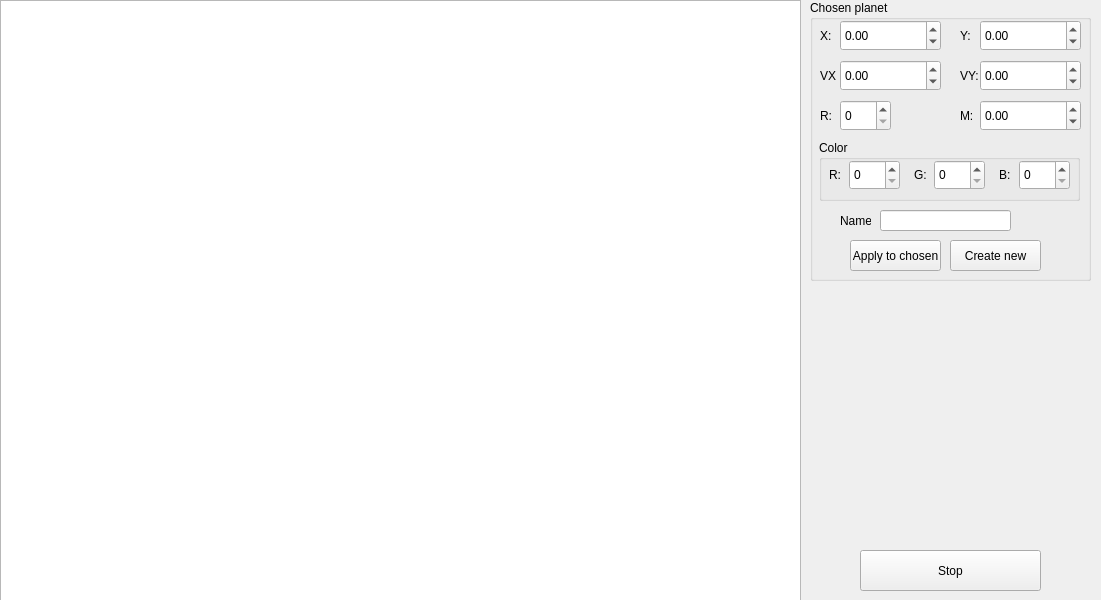
<?xml version="1.0" encoding="UTF-8"?>
<ui version="4.0">
 <class>Widget</class>
 <widget class="QWidget" name="Widget">
  <property name="geometry">
   <rect>
    <x>0</x>
    <y>0</y>
    <width>1101</width>
    <height>600</height>
   </rect>
  </property>
  <property name="windowTitle">
   <string>Kepler</string>
  </property>
  <widget class="QGraphicsView" name="graphicsView">
   <property name="geometry">
    <rect>
     <x>0</x>
     <y>0</y>
     <width>801</width>
     <height>601</height>
    </rect>
   </property>
  </widget>
  <widget class="QPushButton" name="playButton">
   <property name="geometry">
    <rect>
     <x>860</x>
     <y>550</y>
     <width>181</width>
     <height>41</height>
    </rect>
   </property>
   <property name="text">
    <string>Stop</string>
   </property>
  </widget>
  <widget class="QGroupBox" name="currentPlanetGroupBox">
   <property name="geometry">
    <rect>
     <x>810</x>
     <y>0</y>
     <width>281</width>
     <height>281</height>
    </rect>
   </property>
   <property name="title">
    <string>Chosen planet</string>
   </property>
   <widget class="QLabel" name="label">
    <property name="geometry">
     <rect>
      <x>10</x>
      <y>20</y>
      <width>16</width>
      <height>31</height>
     </rect>
    </property>
    <property name="text">
     <string>X:</string>
    </property>
   </widget>
   <widget class="QLabel" name="label_2">
    <property name="geometry">
     <rect>
      <x>150</x>
      <y>20</y>
      <width>21</width>
      <height>31</height>
     </rect>
    </property>
    <property name="text">
     <string>Y:</string>
    </property>
   </widget>
   <widget class="QLabel" name="label_3">
    <property name="geometry">
     <rect>
      <x>150</x>
      <y>60</y>
      <width>21</width>
      <height>31</height>
     </rect>
    </property>
    <property name="text">
     <string>VY:</string>
    </property>
   </widget>
   <widget class="QLabel" name="label_4">
    <property name="geometry">
     <rect>
      <x>10</x>
      <y>60</y>
      <width>16</width>
      <height>31</height>
     </rect>
    </property>
    <property name="text">
     <string>VX:</string>
    </property>
   </widget>
   <widget class="QSpinBox" name="pr">
    <property name="geometry">
     <rect>
      <x>30</x>
      <y>100</y>
      <width>51</width>
      <height>31</height>
     </rect>
    </property>
    <property name="maximum">
     <number>1000</number>
    </property>
   </widget>
   <widget class="QLabel" name="label_5">
    <property name="geometry">
     <rect>
      <x>10</x>
      <y>100</y>
      <width>16</width>
      <height>31</height>
     </rect>
    </property>
    <property name="text">
     <string>R:</string>
    </property>
   </widget>
   <widget class="QLabel" name="label_6">
    <property name="geometry">
     <rect>
      <x>150</x>
      <y>100</y>
      <width>16</width>
      <height>31</height>
     </rect>
    </property>
    <property name="text">
     <string>M:</string>
    </property>
   </widget>
   <widget class="QGroupBox" name="colorBox">
    <property name="geometry">
     <rect>
      <x>9</x>
      <y>140</y>
      <width>261</width>
      <height>61</height>
     </rect>
    </property>
    <property name="title">
     <string>Color</string>
    </property>
    <widget class="QLabel" name="label_8">
     <property name="geometry">
      <rect>
       <x>95</x>
       <y>20</y>
       <width>16</width>
       <height>30</height>
      </rect>
     </property>
     <property name="text">
      <string>G:</string>
     </property>
    </widget>
    <widget class="QSpinBox" name="rgbr">
     <property name="geometry">
      <rect>
       <x>30</x>
       <y>20</y>
       <width>51</width>
       <height>30</height>
      </rect>
     </property>
     <property name="maximum">
      <number>255</number>
     </property>
    </widget>
    <widget class="QLabel" name="label_7">
     <property name="geometry">
      <rect>
       <x>10</x>
       <y>20</y>
       <width>16</width>
       <height>30</height>
      </rect>
     </property>
     <property name="text">
      <string>R:</string>
     </property>
    </widget>
    <widget class="QSpinBox" name="rgbg">
     <property name="geometry">
      <rect>
       <x>115</x>
       <y>20</y>
       <width>51</width>
       <height>30</height>
      </rect>
     </property>
     <property name="maximum">
      <number>255</number>
     </property>
    </widget>
    <widget class="QLabel" name="label_9">
     <property name="geometry">
      <rect>
       <x>180</x>
       <y>20</y>
       <width>21</width>
       <height>30</height>
      </rect>
     </property>
     <property name="text">
      <string>B:</string>
     </property>
    </widget>
    <widget class="QSpinBox" name="rgbb">
     <property name="geometry">
      <rect>
       <x>200</x>
       <y>20</y>
       <width>51</width>
       <height>30</height>
      </rect>
     </property>
     <property name="maximum">
      <number>255</number>
     </property>
    </widget>
   </widget>
   <widget class="QDoubleSpinBox" name="px">
    <property name="geometry">
     <rect>
      <x>30</x>
      <y>20</y>
      <width>101</width>
      <height>31</height>
     </rect>
    </property>
    <property name="minimum">
     <double>-10000.000000000000000</double>
    </property>
    <property name="maximum">
     <double>10000.000000000000000</double>
    </property>
   </widget>
   <widget class="QDoubleSpinBox" name="py">
    <property name="geometry">
     <rect>
      <x>170</x>
      <y>20</y>
      <width>101</width>
      <height>31</height>
     </rect>
    </property>
    <property name="minimum">
     <double>-10000.000000000000000</double>
    </property>
    <property name="maximum">
     <double>10000.000000000000000</double>
    </property>
   </widget>
   <widget class="QDoubleSpinBox" name="pvx">
    <property name="geometry">
     <rect>
      <x>30</x>
      <y>60</y>
      <width>101</width>
      <height>31</height>
     </rect>
    </property>
    <property name="minimum">
     <double>-10000.000000000000000</double>
    </property>
    <property name="maximum">
     <double>10000.000000000000000</double>
    </property>
   </widget>
   <widget class="QDoubleSpinBox" name="pvy">
    <property name="geometry">
     <rect>
      <x>170</x>
      <y>60</y>
      <width>101</width>
      <height>31</height>
     </rect>
    </property>
    <property name="minimum">
     <double>-10000.000000000000000</double>
    </property>
    <property name="maximum">
     <double>10000.000000000000000</double>
    </property>
   </widget>
   <widget class="QDoubleSpinBox" name="pm">
    <property name="geometry">
     <rect>
      <x>170</x>
      <y>100</y>
      <width>101</width>
      <height>31</height>
     </rect>
    </property>
    <property name="minimum">
     <double>-100000.000000000000000</double>
    </property>
    <property name="maximum">
     <double>100000.000000000000000</double>
    </property>
   </widget>
   <widget class="QPushButton" name="pushButton">
    <property name="geometry">
     <rect>
      <x>40</x>
      <y>240</y>
      <width>91</width>
      <height>31</height>
     </rect>
    </property>
    <property name="text">
     <string>Apply to chosen</string>
    </property>
   </widget>
   <widget class="QPushButton" name="pushButton_2">
    <property name="geometry">
     <rect>
      <x>140</x>
      <y>240</y>
      <width>91</width>
      <height>31</height>
     </rect>
    </property>
    <property name="text">
     <string>Create new</string>
    </property>
   </widget>
   <widget class="QLineEdit" name="lineEdit">
    <property name="geometry">
     <rect>
      <x>70</x>
      <y>210</y>
      <width>131</width>
      <height>21</height>
     </rect>
    </property>
   </widget>
   <widget class="QLabel" name="label_19">
    <property name="geometry">
     <rect>
      <x>30</x>
      <y>210</y>
      <width>31</width>
      <height>21</height>
     </rect>
    </property>
    <property name="text">
     <string>Name:</string>
    </property>
   </widget>
  </widget>
 </widget>
 <layoutdefault spacing="6" margin="11"/>
 <tabstops>
  <tabstop>px</tabstop>
  <tabstop>py</tabstop>
  <tabstop>pvx</tabstop>
  <tabstop>pvy</tabstop>
  <tabstop>pr</tabstop>
  <tabstop>pm</tabstop>
  <tabstop>rgbr</tabstop>
  <tabstop>rgbg</tabstop>
  <tabstop>rgbb</tabstop>
  <tabstop>playButton</tabstop>
  <tabstop>graphicsView</tabstop>
 </tabstops>
 <resources/>
 <connections/>
</ui>
